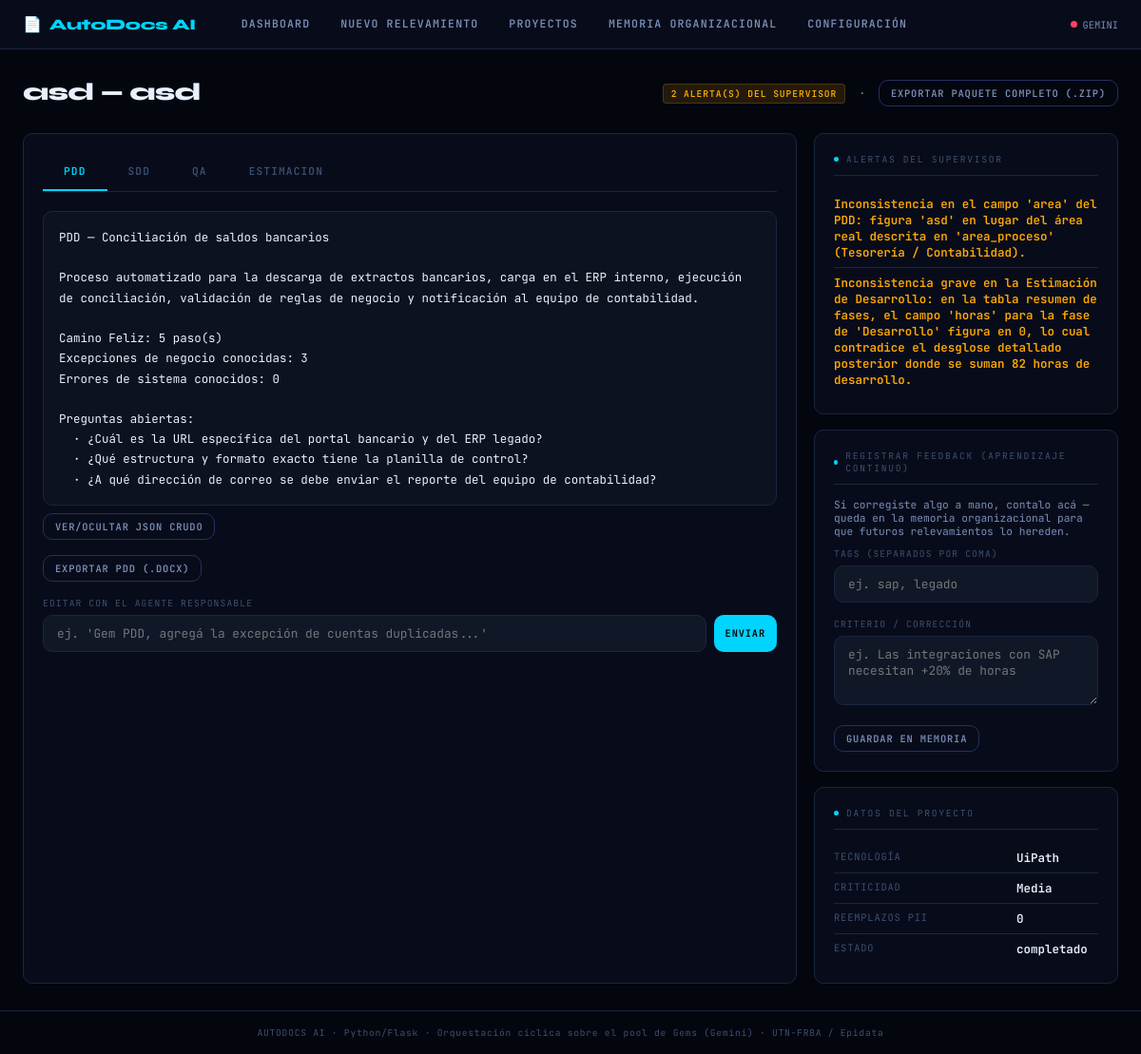
The app's page /resultado/2 with its own data.
### tables this page shows
CREATE TABLE proyectos (
    id                      INTEGER PRIMARY KEY AUTOINCREMENT,
    cliente                 TEXT NOT NULL,
    proceso                 TEXT NOT NULL,
    tecnologia              TEXT,       -- UiPath / Power Automate / Rocketbot / Make.com...
    criticidad              TEXT,       -- Baja / Media / Alta
    presupuesto_hs          REAL,
    analista                TEXT,
    transcripcion_original  TEXT,
    transcripcion_sanitizada TEXT,
    reemplazos_pii          INTEGER DEFAULT 0,
    flujo_estructurado      TEXT,       -- JSON: salida del Agente de Ingesta
    estado                  TEXT DEFAULT 'borrador',  -- borrador|procesando|completado|frenado|error
    motivo_freno            TEXT,       -- si estado = 'frenado' (Límite Operativo de Entrada)
    creado                  TEXT DEFAULT CURRENT_TIMESTAMP,
    actualizado             TEXT DEFAULT CURRENT_TIMESTAMP
);

CREATE TABLE documentos (
    id          INTEGER PRIMARY KEY AUTOINCREMENT,
    proyecto_id INTEGER NOT NULL REFERENCES proyectos(id),
    tipo        TEXT NOT NULL,   -- PDD | SDD | QA | ESTIMACION
    contenido   TEXT,
    version     INTEGER DEFAULT 1,
    creado      TEXT DEFAULT CURRENT_TIMESTAMP
);

CREATE TABLE alertas (
    id          INTEGER PRIMARY KEY AUTOINCREMENT,
    proyecto_id INTEGER NOT NULL REFERENCES proyectos(id),
    tipo        TEXT,     -- cobertura | consistencia
    mensaje     TEXT,
    resuelta    INTEGER DEFAULT 0,
    creado      TEXT DEFAULT CURRENT_TIMESTAMP
);

### ui/app.py (the view)
    @app.route("/resultado/<int:proyecto_id>")
    def resultado(proyecto_id):
        proyecto = ProyectoRepository.get(proyecto_id)
        if not proyecto:
            return redirect(url_for("proyectos"))
        documentos = ProyectoRepository.get_documentos(proyecto_id)
        alertas = ProyectoRepository.get_alertas(proyecto_id)
        resumen_estimacion = None
        if "ESTIMACION" in documentos:
            data_est = EstimacionService.parsear(documentos["ESTIMACION"]["contenido"])
            resumen_estimacion = EstimacionService.resumen_legible(data_est)
        resumen_pdd = None
        if "PDD" in documentos:
            resumen_pdd = PddService.resumen_legible(PddService.parsear(documentos["PDD"]["contenido"]))
        return render_template(
            "resultado.html",
            proyecto=proyecto,
            documentos=documentos,
            tipos=_TIPOS_DOC,
            alertas=alertas,
            resumen_estimacion=resumen_estimacion,
            resumen_pdd=resumen_pdd,
        )

### core/db.py (called while the page is built)
def get_conn() -> sqlite3.Connection:
    DB_PATH.parent.mkdir(exist_ok=True)
    conn = sqlite3.connect(DB_PATH)
    conn.row_factory = sqlite3.Row
    conn.execute("PRAGMA foreign_keys = ON")
    return conn

### repositories/proyecto_repository.py (called while the page is built)
    @staticmethod
    def get(proyecto_id: int) -> dict | None:
        conn = get_conn()
        row = conn.execute("SELECT * FROM proyectos WHERE id = ?", (proyecto_id,)).fetchone()
        conn.close()
        return dict(row) if row else None

    @staticmethod
    def get_documentos(proyecto_id: int) -> dict:
        conn = get_conn()
        rows = conn.execute(
            """SELECT d.* FROM documentos d
               INNER JOIN (
                 SELECT tipo, MAX(version) mv FROM documentos
                 WHERE proyecto_id = ? GROUP BY tipo
               ) top ON d.tipo = top.tipo AND d.version = top.mv
               WHERE d.proyecto_id = ?""",
            (proyecto_id, proyecto_id),
        ).fetchall()
        conn.close()
        return {r["tipo"]: dict(r) for r in rows}

    @staticmethod
    def get_alertas(proyecto_id: int) -> list:
        conn = get_conn()
        rows = conn.execute(
            "SELECT * FROM alertas WHERE proyecto_id = ? ORDER BY id ASC", (proyecto_id,)
        ).fetchall()
        conn.close()
        return [dict(r) for r in rows]

### services/estimacion_service.py (called while the page is built)
    @staticmethod
    def _num(v) -> float:
        try:
            return float(str(v).replace(",", "."))
        except (TypeError, ValueError):
            return 0.0

    @staticmethod
    def horas_totales(data: dict) -> float:
        return sum(EstimacionService._num(f.get("horas")) for f in data.get("fases", [])
                   if isinstance(f, dict))

### services/pdd_service.py (called while the page is built, shortened)
    @staticmethod
    def parsear(texto_respuesta: str) -> dict:
        limpio = re.sub(r"^```(?:json)?|```$", "", texto_respuesta.strip(), flags=re.MULTILINE).strip()
        data = None
        try:
            data = json.loads(limpio)
        except (json.JSONDecodeError, TypeError):
            match = re.search(r"\{.*\}", texto_respuesta, re.DOTALL)
            if match:
                try:
                    data = json.loads(match.group(0))
                except (json.JSONDecodeError, TypeError):
                    data = None
        for k, v in _ESQUELETO_VACIO.items():
            data.setdefault(k, v)
        return data

### ui/templates/resultado.html (shortened to what this page needs)
{% extends "base.html" %}
{% block content %}
<div class="page-header">
  <h1>{{ proyecto.cliente }} — {{ proyecto.proceso }}</h1>
  <p>
    {% if alertas %}
      <span class="tag tag-amber">{{ alertas|length }} alerta(s) del Supervisor</span>
    {% else %}
      <span class="tag tag-green">Sin alertas de consistencia</span>
    {% endif %}
    &nbsp;·&nbsp;
    <a href="/export/{{ proyecto.id }}/paquete" class="btn btn-secondary btn-sm">Exportar paquete completo (.zip)</a>
  </p>
</div>
<div class="grid-2" style="grid-template-columns: 1fr 320px; gap:18px;">
  <div class="panel">
    <div class="tab-bar" id="tab-bar">
      {% for t in tipos %}
      <button class="tab-btn {% if loop.first %}active{% endif %}" onclick="mostrarTab('{{ t }}')">{{ t }}</button>
      {% endfor %}
    </div>
    {% for t in tipos %}
    <div class="tab-panel {% if loop.first %}active{% endif %}" id="panel-{{ t }}">
      {% if t in ['ESTIMACION', 'PDD'] %}
        {% set resumen = resumen_estimacion if t == 'ESTIMACION' else resumen_pdd %}
        <div class="result-box {% if not documentos.get(t) %}empty{% endif %}" id="resumen-{{ t }}">{{ resumen or 'Esta Gem todavía no generó contenido para este proyecto.' }}</div>
        <button type="button" class="btn btn-secondary btn-sm mt-2" onclick="toggleJson('{{ t }}')">Ver/ocultar JSON crudo</button>
      {% else %}
        <div class="result-box {% if not documentos.get(t) %}empty{% endif %}" id="contenido-{{ t }}">{{ documentos.get(t, {}).get('contenido', 'Esta Gem todavía no generó contenido para este proyecto.') }}</div>
      {% endif %}
      <div class="flex gap-2 mt-4 wrap">
        <a href="/export/{{ proyecto.id }}/{{ t }}" class="btn btn-secondary btn-sm">
          Exportar {{ t }} ({% if t in ['PDD','SDD'] %}.docx{% else %}.xlsx{% endif %})
        </a>
      </div>
      <div class="field mt-4">
        <label>Editar con el agente responsable</label>
        <div class="flex gap-2">
          <input type="text" id="editar-{{ t }}" placeholder="ej. 'Gem {{ t }}, agregá la excepción de cuentas duplicadas...'">
          <button class="btn btn-primary btn-sm" onclick="editarDocumento('{{ t }}')">Enviar</button>
        </div>
      </div>
    </div>
    {% endfor %}
  </div>
  <div class="flex flex-col gap-4">
    <div class="panel">
      <div class="panel-title"><span class="dot"></span>Alertas del Supervisor</div>
      {% if alertas %}
        {% for a in alertas %}
        <div class="kv"><div class="kv-val" style="color:var(--amber)">{{ a.mensaje }}</div></div>
        {% endfor %}
      {% else %}
        <p class="result-box empty">Sin observaciones de consistencia entre PDD, SDD, QA y Estimación.</p>
      {% endif %}
    </div>
    <div class="panel">
      <div class="panel-title"><span class="dot"></span>Registrar feedback (Aprendizaje continuo)</div>
      <p style="font-size:.7rem; color:var(--text-mid); margin-bottom:10px;">
        Si corregiste algo a mano, contalo acá — queda en la memoria organizacional para
        que futuros relevamientos lo hereden.
      </p>
      <div class="field">
        <label>Tags (separados por coma)</label>
        <input type="text" id="feedback-tags" placeholder="ej. sap, legado">
      </div>
      <div class="field">
        <label>Criterio / corrección</label>
        <textarea id="feedback-texto" rows="3" placeholder="ej. Las integraciones con SAP necesitan +20% de horas"></textarea>
      </div>
      <button class="btn btn-secondary btn-sm" onclick="registrarFeedback()">Guardar en memoria</button>
    </div>
    <div class="panel">
      <div class="panel-title"><span class="dot"></span>Datos del proyecto</div>
      <div class="kv"><div class="kv-key">Tecnología</div><div class="kv-val">{{ proyecto.tecnologia or '—' }}</div></div>
      <div class="kv"><div class="kv-key">Criticidad</div><div class="kv-val">{{ proyecto.criticidad or '—' }}</div></div>
      <div class="kv"><div class="kv-key">Reemplazos PII</div><div class="kv-val">{{ proyecto.reemplazos_pii }}</div></div>
      <div class="kv"><div class="kv-key">Estado</div><div class="kv-val">{{ proyecto.estado }}</div></div>
    </div>
  </div>
</div>
{% endblock %}

### ui/templates/base.html (style rules this page uses)
:root { --bg-void: #04060f; --bg-panel: #080c1a; --bg-card: #0c1220; --bg-input: #101828; --border: #1a2540; --border-hi: #243060; --cyan: #00d4ff; --cyan-dim: #007da0; --green: #00e87a; --green-dim: #006635; --red: #ff4060; --amber: #ffaa00; --text-hi: #e8f0ff; --text-mid: #7a8eb8; --text-lo: #3d4f72; --mono: 'JetBrains Mono', monospace; --display: 'Syne', sans-serif; --radius: 10px; --glow-c: 0 0 20px rgba(0,212,255,.18); --glow-g: 0 0 20px rgba(0,232,122,.18); }
*, *::before, *::after { box-sizing: border-box; margin: 0; padding: 0; }
html { scroll-behavior: smooth; }
body { font-family: var(--mono); background: var(--bg-void); color: var(--text-hi); min-height: 100vh; display: flex; flex-direction: column; background-image: repeating-linear-gradient(0deg, transparent, transparent 2px, rgba(0,0,0,.08) 2px, rgba(0,0,0,.08) 4px); }
.page-header { margin-bottom: 28px; display: flex; align-items: flex-end; justify-content: space-between; gap: 16px; flex-wrap: wrap; }
.page-header h1 { font-family: var(--display); font-size: 1.6rem; font-weight: 800; color: var(--text-hi); letter-spacing: -.03em; }
.page-header p { font-size: .72rem; color: var(--text-mid); margin-top: 4px; }
.panel { background: var(--bg-panel); border: 1px solid var(--border); border-radius: var(--radius); padding: 20px; }
.panel-title { font-size: .6rem; letter-spacing: .18em; text-transform: uppercase; color: var(--text-lo); margin-bottom: 14px; padding-bottom: 10px; border-bottom: 1px solid var(--border); display: flex; align-items: center; gap: 8px; }
.panel-title .dot { width: 5px; height: 5px; border-radius: 50%; background: var(--cyan); }
.grid-2 { display: grid; grid-template-columns: 1fr 1fr; gap: 18px; }
input, select, textarea { width: 100%; background: var(--bg-input); border: 1px solid var(--border); border-radius: var(--radius); color: var(--text-hi); font-family: var(--mono); font-size: .8rem; padding: 10px 14px; transition: border-color .2s, box-shadow .2s; outline: none; }
label { display: block; font-size: .6rem; letter-spacing: .12em; text-transform: uppercase; color: var(--text-lo); margin-bottom: 6px; }
.field { margin-bottom: 16px; }
.btn { font-family: var(--mono); font-size: .72rem; font-weight: 600; letter-spacing: .08em; text-transform: uppercase; border: none; border-radius: var(--radius); padding: 10px 20px; cursor: pointer; transition: all .18s; display: inline-flex; align-items: center; gap: 8px; text-decoration: none; }
.btn-primary { background: var(--cyan); color: #000; }
.btn-secondary { background: transparent; border: 1px solid var(--border-hi); color: var(--text-mid); }
.btn-sm { padding: 6px 12px; font-size: .65rem; }
.tag { display: inline-block; font-size: .6rem; letter-spacing: .1em; text-transform: uppercase; padding: 3px 8px; border-radius: 4px; font-weight: 600; }
.tag-amber { background: rgba(255,170,0,.12); color: var(--amber); border: 1px solid rgba(255,170,0,.2); }
.result-box { background: var(--bg-card); border: 1px solid var(--border); border-radius: var(--radius); padding: 16px; font-size: .78rem; line-height: 1.7; color: var(--text-hi); white-space: pre-wrap; word-break: break-word; min-height: 80px; max-height: 460px; overflow-y: auto; }
.kv { display: flex; gap: 12px; padding: 7px 0; border-bottom: 1px solid var(--border); }
.kv:last-child { border-bottom: none; }
.kv-key { flex: 0 0 180px; font-size: .65rem; color: var(--text-lo); text-transform: uppercase; letter-spacing: .08em; }
.kv-val { flex: 1; font-size: .78rem; color: var(--text-hi); font-weight: 600; }
.tab-bar { display: flex; gap: 0; border-bottom: 1px solid var(--border); margin-bottom: 20px; overflow-x: auto; }
.tab-btn { font-family: var(--mono); font-size: .7rem; font-weight: 600; letter-spacing: .1em; text-transform: uppercase; padding: 12px 22px; background: transparent; border: none; border-bottom: 2px solid transparent; color: var(--text-lo); cursor: pointer; transition: all .15s; white-space: nowrap; }
.tab-btn.active { color: var(--cyan); border-bottom-color: var(--cyan); }
.tab-panel { display: none; }
.tab-panel.active { display: block; }
.mt-2 { margin-top: 8px; }
.mt-4 { margin-top: 16px; }
.flex { display: flex; }
.flex-col { flex-direction: column; }
.gap-2 { gap: 8px; }
.gap-4 { gap: 16px; }
.wrap { flex-wrap: wrap; }

### records on screen
proyectos: cliente "asd", proceso "asd", tecnologia "UiPath", criticidad "Media", reemplazos_pii "0", estado "completado"
documentos: tipo "PDD", resumen "PDD — Conciliación de saldos bancarios Proceso automatizado para la descarga de extractos bancarios, carga en el ERP interno, ejecución de conciliación, validación de reglas de negocio y notificación al equipo de contabilidad. Camino Feliz: 5 paso(s) Excepciones de negocio conocidas: 3 Errores de sistema conocidos: 0 Preguntas abiertas: · ¿Cuál es la URL específica del portal bancario y del ERP legado? · ¿Qué estructura y formato exacto tiene la planilla de control? · ¿A qué dirección de correo se debe enviar el reporte del equipo de contabilidad?", t "ej. 'Gem PDD, agregá la excepción de cuentas duplicadas...'"
documentos: tipo "SDD"
documentos: tipo "ESTIMACION"
alertas: mensaje "Inconsistencia en el campo 'area' del PDD: figura 'asd' en lugar del área real descrita en 'area_proceso' (Tesorería / Contabilidad)."
alertas: mensaje "Inconsistencia grave en la Estimación de Desarrollo: en la tabla resumen de fases, el campo 'horas' para la fase de 'Desarrollo' figura en 0, lo cual contradice el desglose detallado posterior donde se suman 82 horas de desarrollo."

### other values on screen
{{ alertas|length }} "2"
{{ t }} "QA"
